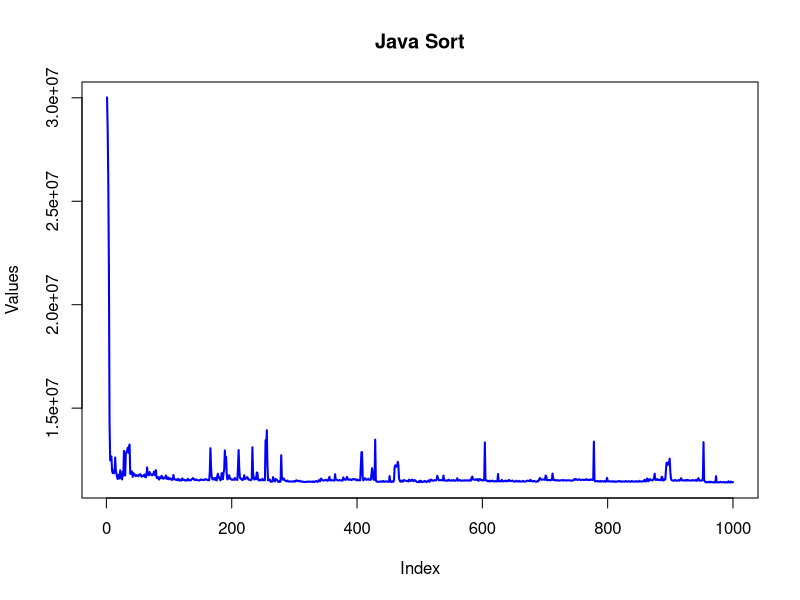
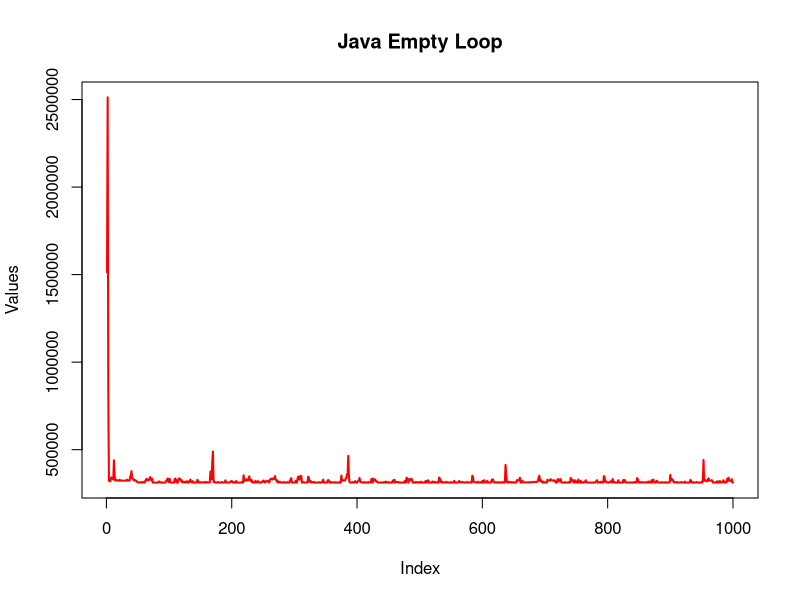
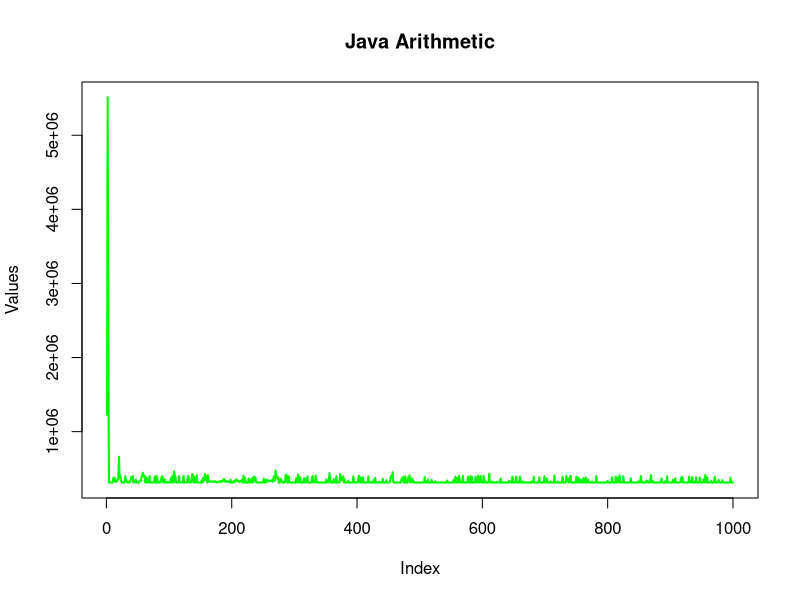
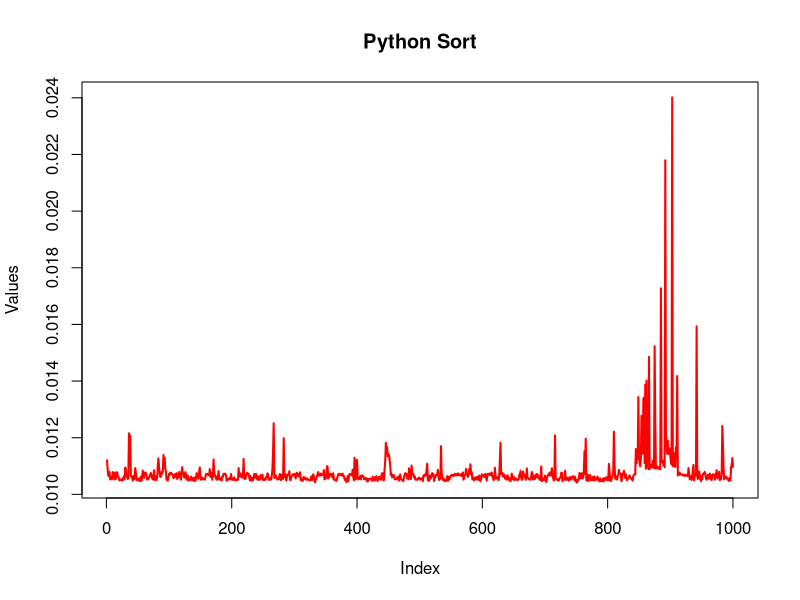
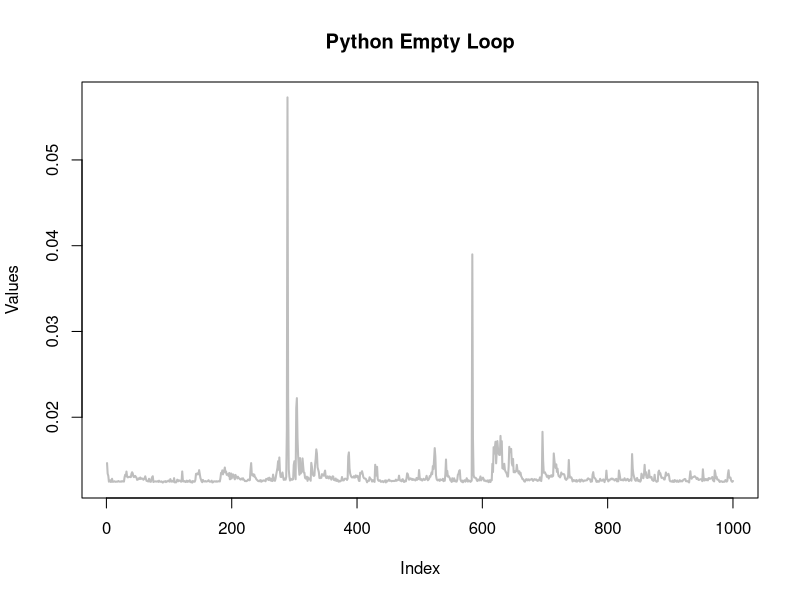
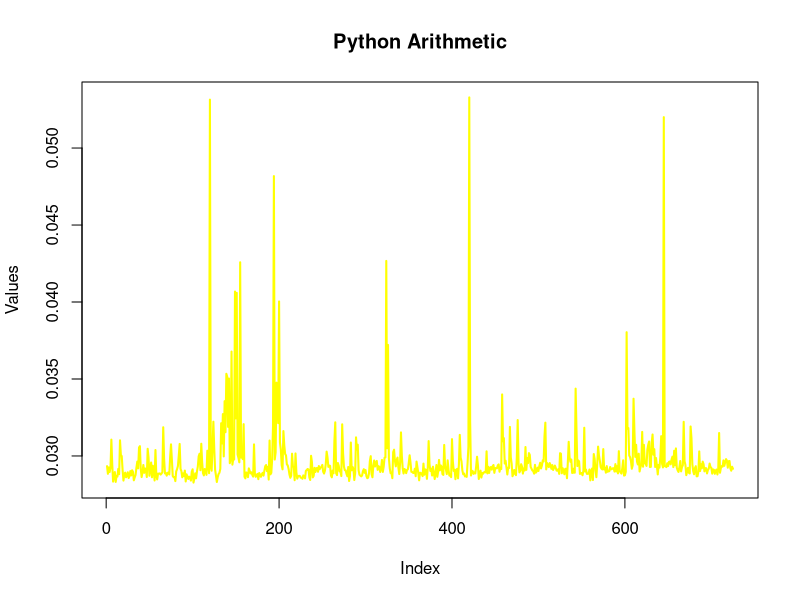

These figures' R source, in order:
setwd("/Users/samuel/Documents/UAP/test/V1Concept/")

java_sort <- read.table("data/outJava/data1_sort_out.txt", header = FALSE)
java_empty_loop <- read.table("data/outJava/data1_emptyLoop_out.txt", header = FALSE)
java_arithmetic <- read.table("data/outJava/data1_arithmetic_out.txt", header = FALSE)

python_sort <- read.table("data/outPython/data1_sort_out.txt", header = FALSE)
python_empty_loop <- read.table("data/outPython/data1_emptyLoop_out.txt", header = FALSE)
python_arithmetic <- read.table("data/outPython/data1_arithmetic_out.txt", header = FALSE)


plot(java_sort$V1,type = "l",col = "blue", lwd = 2,
     ylab = "Values", xlab = "Index", main = "Java Sort")
plot(java_empty_loop$V1,type = "l", col = "red", lwd = 2,
     ylab = "Values", xlab = "Index", main = "Java Empty Loop")
plot(java_arithmetic$V1,type = "l", col = "green", lwd = 2,
     ylab = "Values", xlab = "Index", main = "Java Arithmetic")

plot(python_sort$V1, type = "l", col = "red", lwd = 2,
     ylab = "Values", xlab = "Index", main = "Python Sort")

plot(python_empty_loop$V1,type = "l", col = "grey", lwd = 2,
     ylab = "Values", xlab = "Index", main = "Python Empty Loop")
plot(python_arithmetic$V1,type = "l", col = "yellow", lwd = 2,
     ylab = "Values", xlab = "Index", main = "Python Arithmetic")


# Define a helper function to summarize a dataset
summarize_data <- function(data) {
  values <- data[[1]]
  c(
    Mean = mean(values),
    Median = median(values),
    SD = sd(values),
    Min = min(values),
    Max = max(values)
  )
}

# Apply the function to each dataset
summary_table <- data.frame(
  Dataset = c(
    "java_empty_loop", "python_empty_loop", "java_sort", "python_sort", "java_arithmetic",
    "python_arithmetic"),
  rbind(
    summarize_data(java_empty_loop),
    summarize_data(python_empty_loop),
    summarize_data(java_sort),
    summarize_data(python_sort),
    summarize_data(java_arithmetic),
    summarize_data(python_arithmetic)
  )
)

# Show the table
summary_table


# Perform t-tests
t_empty <- t.test(java_empty_loop[[1]], python_empty_loop[[1]])
t_sort <- t.test(java_sort[[1]], python_sort[[1]])
t_arith <- t.test(java_arithmetic[[1]], python_arithmetic[[1]])

t_test_results <- data.frame(
  Comparison = c("Empty loop", "Sort", "Arithmetic"),
  P_value = signif(c(
    t.test(java_empty_loop[[1]], python_empty_loop[[1]])$p.value,
    t.test(java_sort[[1]], python_sort[[1]])$p.value,
    t.test(java_arithmetic[[1]], python_arithmetic[[1]])$p.value
  ), 3),
  
  Java_mean_sec = round(c(
    mean(java_empty_loop[[1]]),
    mean(java_sort[[1]]),
    mean(java_arithmetic[[1]])
  ) / 1e9, 6),
  
  Python_mean_sec = round(c(
    mean(python_empty_loop[[1]]),
    mean(python_sort[[1]]),
    mean(python_arithmetic[[1]])
  ), 6)
)

t_test_results


